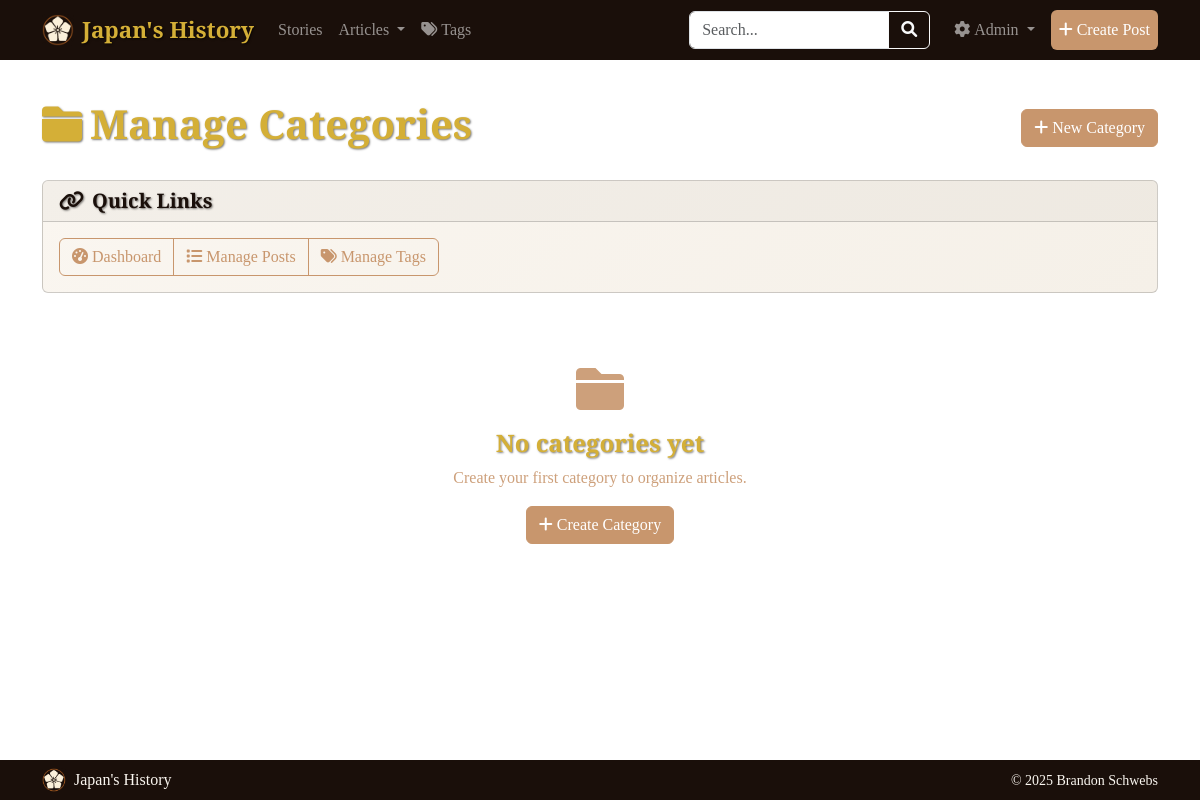
Page /admin/categories (signed in) on the earlier database version.
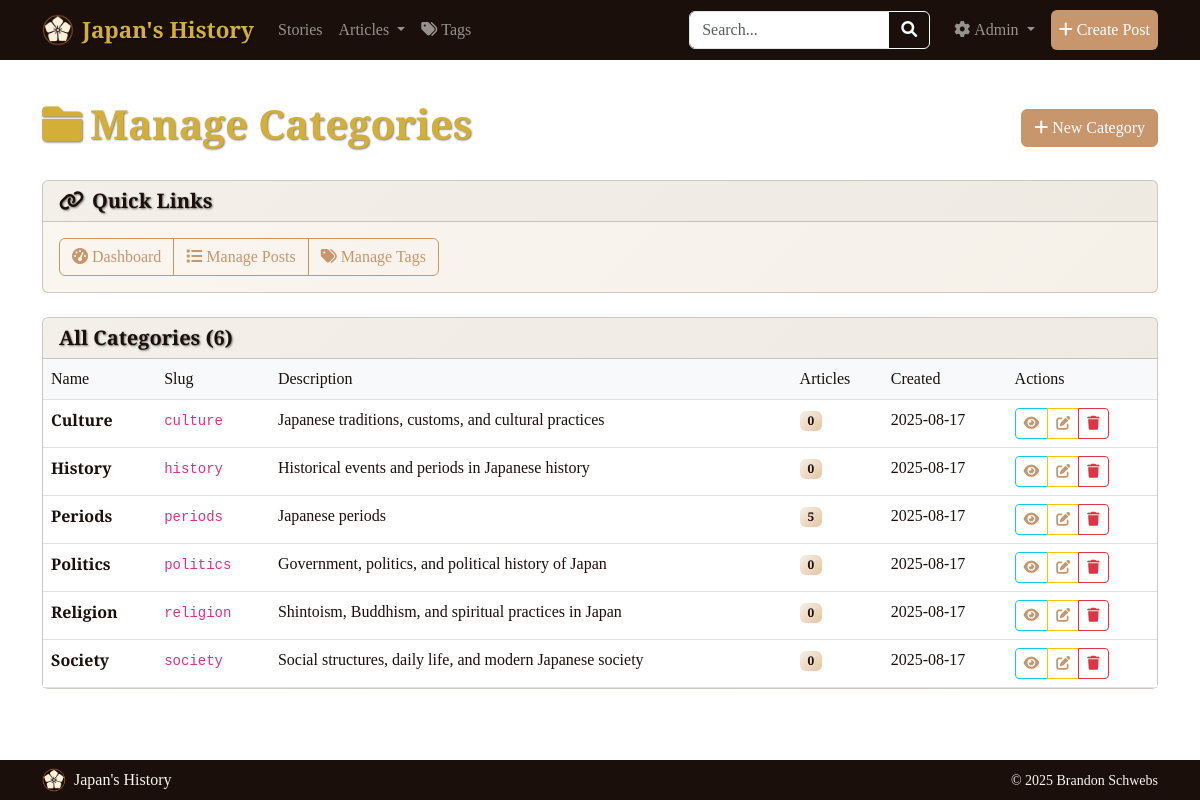
Same page on the later database version.
### tables this page shows
CREATE TABLE categories (
                id INTEGER PRIMARY KEY AUTOINCREMENT,
                name TEXT UNIQUE NOT NULL,
                slug TEXT UNIQUE NOT NULL,
                description TEXT,
                created_at TIMESTAMP DEFAULT CURRENT_TIMESTAMP
            );

### routes/admin.py (the view)
@admin.route('/admin/categories')
@admin_required
def admin_categories():
    categories = CategoryModel.get_all_categories()
    return render_template('admin/categories.html', categories=categories)

### forms.py
class SearchForm(FlaskForm):
    query = StringField('Search', validators=[Length(max=200)], render_kw={"placeholder": "Search posts..."})
    submit = SubmitField('Search')

### models.py (called while the page is built)
def get_db():
    db = getattr(g, '_database', None)
    if db is None:
        db = g._database = sqlite3.connect(current_app.config['DATABASE'])
        db.row_factory = sqlite3.Row
    return db

    @staticmethod
    def get_all_categories():
        db = get_db()
        return db.execute('''
            SELECT c.*, COUNT(p.id) as post_count
            FROM categories c
            LEFT JOIN posts p ON c.id = p.category_id AND p.post_type = 'article'
            GROUP BY c.id
            ORDER BY c.name
        ''').fetchall()

### routes/main.py (called while the page is built)
@main.app_context_processor
def inject_template_vars():
    all_categories = CategoryModel.get_all_categories()
    categories_with_articles = [cat for cat in all_categories if cat['post_count'] > 0]
    return {
        'is_admin_logged_in': is_admin_logged_in(),
        'categories': categories_with_articles
    }

### routes/search.py (called while the page is built)
@search.app_context_processor
def inject_search_form():
    return {'search_form': SearchForm(), 'is_admin_logged_in': is_admin_logged_in()}

### templates/admin/categories.html (shortened to what the changed rows need)
{% extends "base.html" %}
{% block content %}
<div class="d-flex justify-content-between align-items-center mb-4">
    <h1><i class="fas fa-folder me-2"></i>Manage Categories</h1>
</div>
{% if categories %}
<div class="card">
    <div class="card-header">
        <h5 class="mb-0">All Categories ({{ categories|length }})</h5>
    </div>
    <div class="card-body p-0">
        <div class="table-responsive">
            <table class="table table-hover mb-0">
                <thead class="table-light">
                    <tr>
                        <th>Name</th>
                        <th>Slug</th>
                        <th>Description</th>
                        <th>Articles</th>
                        <th>Created</th>
                        <th>Actions</th>
                    </tr>
                </thead>
                <tbody>
                    {% for category in categories %}
                    <tr>
                        <td>
                            <strong>{{ category.name }}</strong>
                        </td>
                        <td>
                            <code>{{ category.slug }}</code>
                        </td>
                        <td>
                            {% if category.description %}
                                {{ category.description[:100] }}{% if category.description|length > 100 %}...{% endif %}
                            {% else %}
                                <span class="text-muted">No description</span>
                            {% endif %}
                        </td>
                        <td>
                            <span class="badge bg-primary">{{ category.post_count }}</span>
                        </td>
                        <td>{{ category.created_at[:10] }}</td>
                        <td>
                            <div class="btn-group btn-group-sm" role="group">
                                <a href="{{ url_for('main.articles_by_category', category_slug=category.slug) }}"
                                   class="btn btn-outline-info" title="View Articles">
                                    <i class="fas fa-eye"></i>
                                </a>
                                <a href="{{ url_for('admin.admin_edit_category', category_id=category.id) }}"
                                   class="btn btn-outline-warning" title="Edit Category">
                                    <i class="fas fa-edit"></i>
                                </a>
                                <button type="button" class="btn btn-outline-danger"
                                        data-bs-toggle="modal"
                                        data-bs-target="#deleteModal{{ category.id }}"
                                        title="Delete Category">
                                    <i class="fas fa-trash"></i>
                                </button>
                            </div>
                        </td>
                    </tr>
                    {% endfor %}
                </tbody>
            </table>
        </div>
    </div>
</div>
{% else %}
<div class="text-center py-5">
    <i class="fas fa-folder fa-3x text-muted mb-3"></i>
    <h4>No categories yet</h4>
    <p class="text-muted">Create your first category to organize articles.</p>
    <a href="{{ url_for('admin.admin_create_category') }}" class="btn btn-primary">
        <i class="fas fa-plus me-1"></i>Create Category
    </a>
</div>
{% endif %}
{% endblock %}

Differences in the rows shown:
added categories: name "Culture", slug "culture", description "Japanese traditions, customs, and cultural practices", post_count "0", created_at "2025-08-17"
added categories: name "History", slug "history", description "Historical events and periods in Japanese history", post_count "0", created_at "2025-08-17"
added categories: name "Periods", slug "periods", description "Japanese periods", post_count "5", created_at "2025-08-17"
added categories: name "Politics", slug "politics", description "Government, politics, and political history of Japan", post_count "0", created_at "2025-08-17"
added categories: name "Religion", slug "religion", description "Shintoism, Buddhism, and spiritual practices in Japan", post_count "0", created_at "2025-08-17"
added categories: name "Society", slug "society", description "Social structures, daily life, and modern Japanese society", post_count "0", created_at "2025-08-17"
Other differences:
{{ categories|length }}: (not shown) → "6"
text no longer shown: "No categories yet Create your first category to organize articles. Create Category"
text now shown: "All Categories ( ) Name Slug Description Articles Created Actions"
